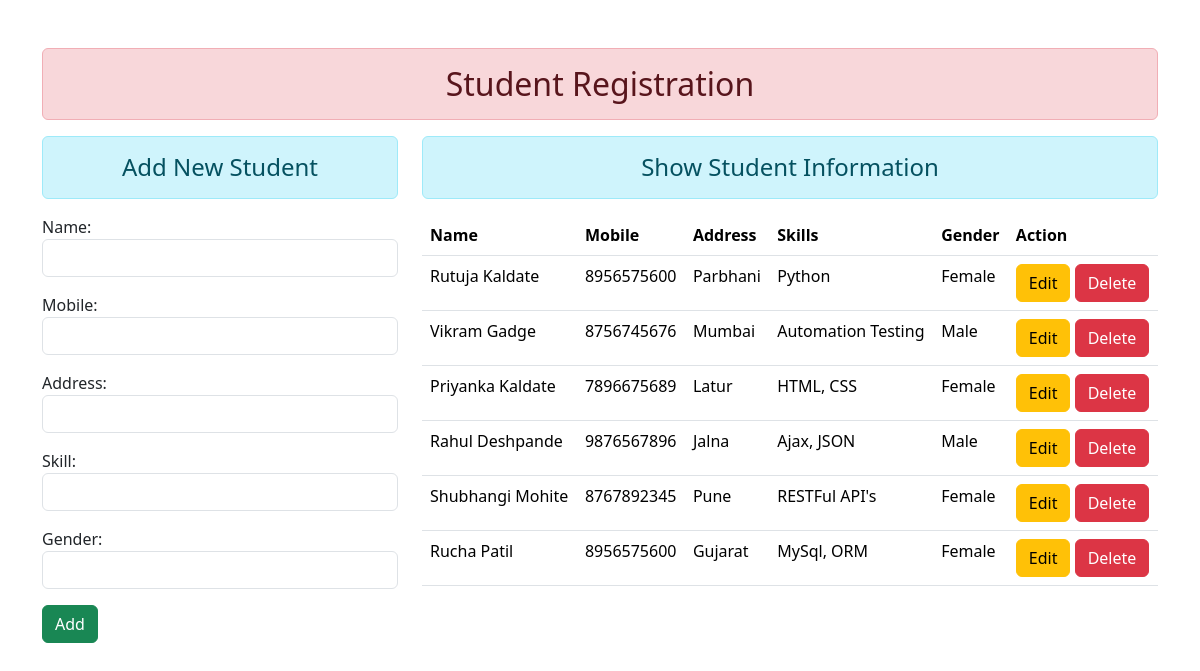
The page / on the database its author committed.
### myapp/models.py (models this page shows, shortened)
class Student(models.Model):
    name = models.CharField(max_length=100)
    mobile = models.CharField(max_length=10)
    address = models.CharField(max_length=100)
    skill = models.CharField(max_length=100)
    gender = models.CharField(max_length=100)

### myapp/views.py (the view)
# urls.py: path('', views.add_show, name="addandshow"),
def add_show(request):
    if request.method == 'POST':
        fm = StudentRegistration(request.POST)
        if fm.is_valid():
            nm = fm.cleaned_data['name']
            mb = fm.cleaned_data['mobile']
            ad = fm.cleaned_data['address']
            sk = fm.cleaned_data['skill']
            gn = fm.cleaned_data['gender']
            reg = Student(name=nm,  mobile=mb, address=ad, skill=sk, gender=gn)
            reg.save()
            fm = StudentRegistration()
    else:
        fm = StudentRegistration()
    stud = Student.objects.all()
    return render(request, 'account/addandshow.html', {'form':fm, 'stud':stud})

### myapp/forms.py
class StudentRegistration(forms.ModelForm):
    class Meta:
        model = Student
        fields = ['name','mobile', 'address','skill', 'gender']
        widgets = {
            'name': forms.TextInput(attrs={'class':'form-control'}),
            'mobile': forms.NumberInput(attrs={'class':'form-control'}),
            'address': forms.TextInput(attrs={'class':'form-control'}),
            'skill': forms.TextInput(attrs={'class':'form-control'}),
            'gender': forms.TextInput(attrs={'class':'form-control'}),
        }

### myapp/templates/account/addandshow.html (shortened to what this page needs)
{% extends 'account/base.html' %}
{% block content %}
<div class="row">
    <div class="col-sm-4">
        <h4 class="text-center alert alert-info">Add New Student</h4>
           <form action="" method="POST">
                {{form.as_p}}
                <input type="submit" class="btn btn-success" value="Add">
            </form>
    </div>
    <div class="col-sm-8">
        <h4 class="text-center alert alert-info">Show Student Information</h4>
    {% if stud %}
    <div>
    <table class="table table-hover">
        <thead>
          <tr>
            <th scope="col">Name</th>
            <th scope="col">Mobile</th>
            <th scope="col">Address</th>
            <th scope="col">Skills</th>
            <th scope="col">Gender</th>
            <th scope="col">Action</th>
          </tr>
        </thead>
        <tbody>
            {% for st in stud %}
            <tr>
                <td>{{st.name}}</td>
                <td>{{st.mobile}}</td>
                <td>{{st.address}}</td>
                <td>{{st.skill}}</td>
                <td>{{st.gender}}</td>
                <td>
                <a href="{% url 'updatedata' st.id %}" class="btn btn-warning">Edit</a>
                <form action="{% url 'deletedata' st.id %}" method="post" class="d-inline">{% csrf_token %}
                    <input type="submit" class="btn btn-danger" value="Delete">
                </form>
                </td>
            </tr>
            {% endfor %}
        </tbody>
    </table>
    </div>
    {% else %}
        <h4 class="text-center alert alert-warning">No Records</h4>
    {% endif %}
    </div>
</div>
{% endblock content %}

### myapp/templates/account/base.html (shortened to what this page needs)
{% load static %}
<!DOCTYPE html>
<html lang="en">
<head>
    <link rel="stylesheet" href="{% static 'account/css/bootstrap.min.css' %}">
    <link rel="stylesheet" href="{% static 'account/css/style.css' %}">
</head>
<body>
    <div class="container mt-5">
    <h2 class="text-center alert alert-danger">Student Registration</h2>
    {% block content %}
    {% endblock content %}
    </div>
</body>
</html>

### rows shown on the page
Student: name "Rutuja Kaldate", mobile "8956575600", address "Parbhani", skill "Python", gender "Female"
Student: name "Vikram Gadge", mobile "8756745676", address "Mumbai", skill "Automation Testing", gender "Male"
Student: name "Priyanka Kaldate", mobile "7896675689", address "Latur", skill "HTML, CSS", gender "Female"
Student: name "Rahul Deshpande", mobile "9876567896", address "Jalna", skill "Ajax, JSON", gender "Male"
Student: name "Shubhangi Mohite", mobile "8767892345", address "Pune", skill "RESTFul API's", gender "Female"
Student: name "Rucha Patil", mobile "8956575600", address "Gujarat", skill "MySql, ORM", gender "Female"
